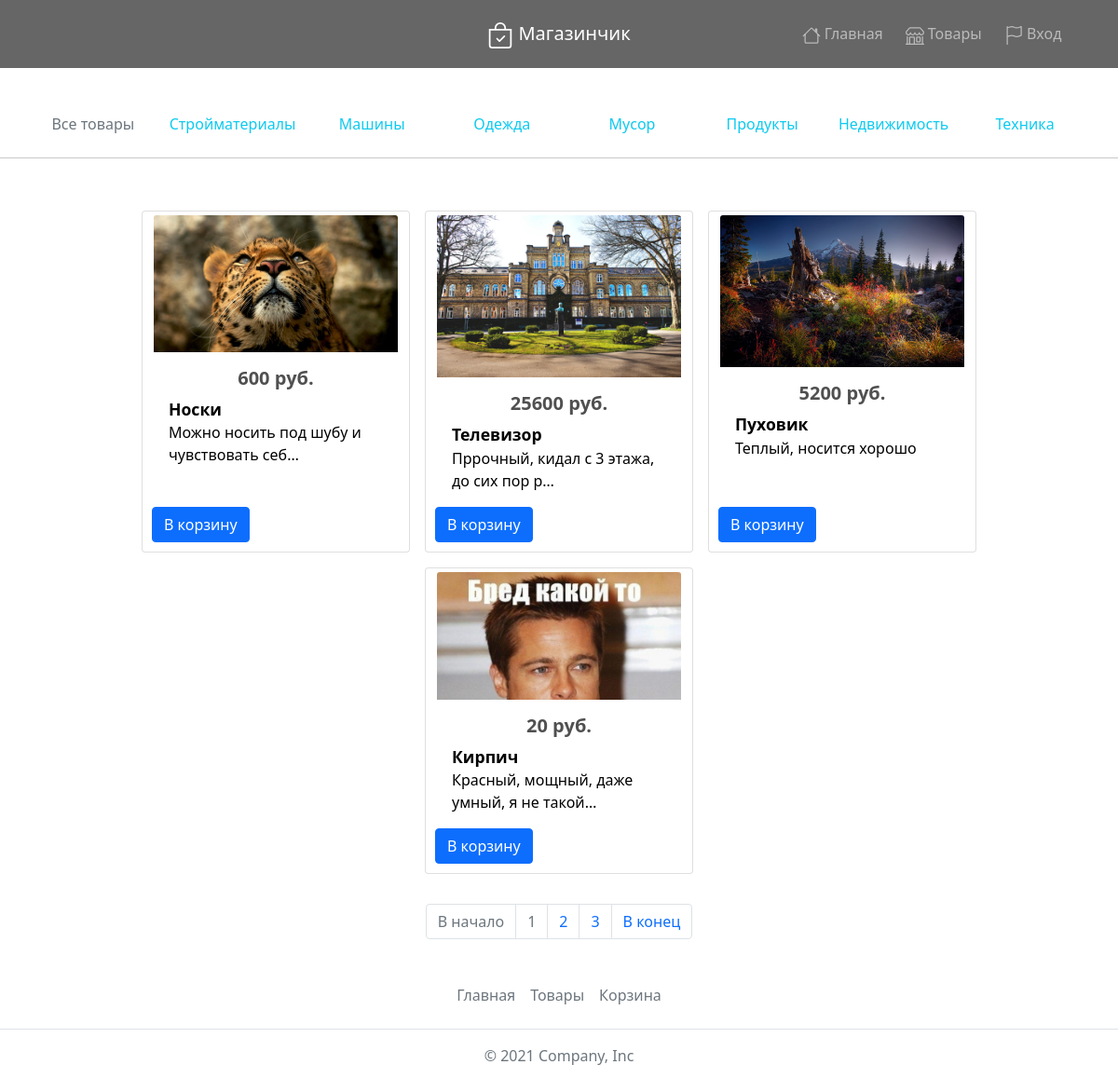
Screenshot of /products/ with the database file from the repository.
### main/models.py (models this page shows, shortened)
class CategoryProductModel(models.Model):
    name = models.CharField(max_length=255, verbose_name="Название категории")
    slug = models.SlugField(max_length=255, unique=True, db_index=True, verbose_name="URL")
    def __str__(self):
        return self.name
    def get_absolute_url(self):
        return reverse('category_products', kwargs={'category_slug': self.slug})
    class Meta:
        verbose_name = 'Категория продуктов'
        verbose_name_plural = 'Категории продуктов'

class ProductsModel(models.Model):
    name = models.CharField(max_length=255, verbose_name="Наименование товара")
    description = models.TextField(blank=True, verbose_name="Описание товара")
    photo = models.ImageField(upload_to="photo/%Y/%m/%d", blank=True, verbose_name="Путь до фото товара")
    price = models.IntegerField(verbose_name="Цена товара")
    category = models.ForeignKey(to="CategoryProductModel", on_delete=models.PROTECT, verbose_name="Категория товара")
    def get_absolute_url(self):
        return reverse('product', kwargs={'category_slug': CategoryProductModel.objects.get(name=self.category).slug,
                                          'product_id': self.pk})
    class Meta:
        verbose_name = 'Продукт'
        verbose_name_plural = 'Продукты'

### main/views.py (the view)
# urls.py: path('products/', ShopView.as_view(), name='products'),
class ShopView(ShopMixin, ListView):
    model = ProductsModel
    template_name = 'main/products.html'
    context_object_name = 'products'
    def get_context_data(self, *, object_list=None, **kwargs):
        context = super().get_context_data(**kwargs)
        shop_context = self.get_shop_context(title='Товары')
        return context | shop_context

### main/services/products.py (called while the page is built)
def get_products_from_user_pk(user_pk):
    products = [i.product_id for i in CartModel.objects.filter(user_id=user_pk)]
    return ProductsModel.objects.filter(pk__in=products)

### main/utils.py (called while the page is built)
    def get_shop_context(self, **kwargs):
        context = kwargs
        context['menu'] = CategoryProductModel.objects.all()
        context['product_in_cart'] = get_products_from_user_pk(self.request.user.pk)
        if 'active' not in context:
            context['active'] = 0
        return context

    def get(self, request, *args, **kwargs):
        if request.GET and 'user' in request.GET and 'product' in request.GET:
            add_product_to_cart(request.GET['user'], request.GET['product'])
        return super().get(request, *args, **kwargs)

### main/templates/main/products.html (shortened to what this page needs)
{% extends 'main/base.html' %}
{% block content %}
<div class="container">
    <div class="row pb-2 mt-5 text-center">
        <div class="col-md col-sm-12">
            {% if active == 0 %}
            <span style="text-decoration: none; color: #6c757d;">
                Все товары
            </span>
            {% else %}
            <a href="{% url 'products' %}" style="text-decoration: none; color:#0dcaf0;">
                Все товары
            </a>
            {% endif %}
        </div>
        {% for el in menu %}
        <div class="col-md col-sm-12">
            {% if el.pk != active %}
            <a href="{{ el.get_absolute_url }}" style="text-decoration: none; color:#0dcaf0;">
                {{ el.name }}
            </a>
            {% else %}
            <span style="text-decoration: none; color: #6c757d;">
                {{ el.name }}
            </span>
            {% endif %}
        </div>
        {% endfor %}
    </div>
</div>
<hr>
<div class="container mt-5">
    <div class="row justify-content-center">
        {% for el in products %}
        <div class="card col-lg-4 col-md-6 col-sm-12 m-2 justify-content-between" style="width: 18rem;">
            <a href="{{ el.get_absolute_url }}">
                {% if el.photo %}
                <img src="{{ el.photo.url }}" class="card-img-top mt-1" alt="Товар">
                {% else %}
                <img src="#" class="card-img-top mt-1" alt="Товар">
                {% endif %}
            </a>
            <div class="card-body mb-5" style="max-height: 170px;">
                <a href="{{ el.get_absolute_url }}" style="color: rgb(80, 80, 80); text-decoration: none;">
                    <h5 class="card-title text-center" style="font-weight: bold;">{{ el.price }} руб.</h5>
                </a>
                <a href="{{ el.get_absolute_url }}" style="color: black; text-decoration: none;">
                    <span style="font-size: 1.1em; font-weight: 700;">{{ el.name }}</span>
                    <p class="card-text">{{ el.description|truncatechars:40 }}</p>
                </a>
            </div>
            {% if request.user.is_authenticated %}
                {% if el in product_in_cart %}
                <a href="" class="btn btn-secondary position-absolute" style="bottom: 10px; left: 10px;">В корзину</a>
                {% else %}
                    {% if request.GET.page %}
                    <a href="?user={{ request.user.pk }}&product={{ el.pk }}&page={{ request.GET.page }}" class="btn btn-primary position-absolute" style="bottom: 10px; left: 10px;">В корзину</a>
                    {% else %}
                    <a href="?user={{ request.user.pk }}&product={{ el.pk }}" class="btn btn-primary position-absolute" style="bottom: 10px; left: 10px;">В корзину</a>
                    {% endif %}
                {% endif %}
            {% else %}
            <a href="{% url 'sign_in' %}" class="btn btn-primary position-absolute" style="bottom: 10px; left: 10px;">В корзину</a>
            {% endif %}
        </div>
        {% endfor %}
    </div>
</div>
{% endblock %}

### main/templates/main/base.html (shortened to what this page needs)
{% load static %}
<!DOCTYPE html>
<html lang="ru">
<head>
    <link rel="stylesheet" href="{% static 'main/css/style.css' %}">
    <link href="https://cdn.jsdelivr.net/npm/bootstrap@5.1.3/dist/css/bootstrap.min.css" rel="stylesheet">
</head>
<body>
    <header class="navbar navbar-expand-md navbar-dark py-3" style="background-color: rgb(102, 102, 102);">
        <div class="container">
            <a href="{% url 'home' %}" class="navbar-brand mx-auto">
                Магазинчик
            </a>
        </div>
        <div class="container">
            <ul class="navbar-nav mx-auto">
                <il class="nav-item"><a href="{% url 'home' %}" class="nav-link">
                    Главная
                </a></il>
                <il class="nav-item px-2"><a href="{% url 'products' %}" class="nav-link">
                    Товары
                </a></il>
                {% if request.user.is_authenticated %}
                <il class="nav-item"><a href="{% url 'cart' %}" class="nav-link">
                    <svg xmlns="http://www.w3.org/2000/svg" width="20" height="20" fill="currentColor" class="bi bi-basket " viewBox="0 0 16 16">
                        <path d="M5.757 1.071a.5.5 0 0 1 .172.686L3.383 6h9.234L10.07 1.757a.5.5 0 1 1 .858-.514L13.783 6H15a1 1 0 0 1 1 1v1a1 1 0 0 1-1 1v4.5a2.5 2.5 0 0 1-2.5 2.5h-9A2.5 2.5 0 0 1 1 13.5V9a1 1 0 0 1-1-1V7a1 1 0 0 1 1-1h1.217L5.07 1.243a.5.5 0 0 1 .686-.172zM2 9v4.5A1.5 1.5 0 0 0 3.5 15h9a1.5 1.5 0 0 0 1.5-1.5V9H2zM1 7v1h14V7H1zm3 3a.5.5 0 0 1 .5.5v3a.5.5 0 0 1-1 0v-3A.5.5 0 0 1 4 10zm2 0a.5.5 0 0 1 .5.5v3a.5.5 0 0 1-1 0v-3A.5.5 0 0 1 6 10zm2 0a.5.5 0 0 1 .5.5v3a.5.5 0 0 1-1 0v-3A.5.5 0 0 1 8 10zm2 0a.5.5 0 0 1 .5.5v3a.5.5 0 0 1-1 0v-3a.5.5 0 0 1 .5-.5zm2 0a.5.5 0 0 1 .5.5v3a.5.5 0 0 1-1 0v-3a.5.5 0 0 1 .5-.5z"/>
                    </svg>
                    Корзина
                </a></il>
                <il class="nav-item"><a href="{% url 'profile' %}" class="nav-link">
                    <svg xmlns="http://www.w3.org/2000/svg" width="16" height="16" fill="currentColor" class="bi bi-cast" viewBox="0 0 16 16">
                        <path d="m7.646 9.354-3.792 3.792a.5.5 0 0 0 .353.854h7.586a.5.5 0 0 0 .354-.854L8.354 9.354a.5.5 0 0 0-.708 0z"/>
                        <path d="M11.414 11H14.5a.5.5 0 0 0 .5-.5v-7a.5.5 0 0 0-.5-.5h-13a.5.5 0 0 0-.5.5v7a.5.5 0 0 0 .5.5h3.086l-1 1H1.5A1.5 1.5 0 0 1 0 10.5v-7A1.5 1.5 0 0 1 1.5 2h13A1.5 1.5 0 0 1 16 3.5v7a1.5 1.5 0 0 1-1.5 1.5h-2.086l-1-1z"/>
                    </svg>
                    Профиль
                </a></il>
                <il class="nav-item"><a href="{% url 'sign_out' %}" class="nav-link">
                    <svg xmlns="http://www.w3.org/2000/svg" width="16" height="16" fill="currentColor" class="bi bi-x-square" viewBox="0 0 16 16">
                        <path d="M14 1a1 1 0 0 1 1 1v12a1 1 0 0 1-1 1H2a1 1 0 0 1-1-1V2a1 1 0 0 1 1-1h12zM2 0a2 2 0 0 0-2 2v12a2 2 0 0 0 2 2h12a2 2 0 0 0 2-2V2a2 2 0 0 0-2-2H2z"/>
                        <path d="M4.646 4.646a.5.5 0 0 1 .708 0L8 7.293l2.646-2.647a.5.5 0 0 1 .708.708L8.707 8l2.647 2.646a.5.5 0 0 1-.708.708L8 8.707l-2.646 2.647a.5.5 0 0 1-.708-.708L7.293 8 4.646 5.354a.5.5 0 0 1 0-.708z"/>
                    </svg>
                    Выход
                </a></il>
                {% else %}
                <il class="nav-item"><a href="{% url 'sign_in' %}" class="nav-link">
                    Вход
                </a></il>
                {% endif %}
            </ul>
        </div>
    </header>
    {% block content %}
    {% endblock %}
    {% if page_obj.has_other_pages %}
    <nav class="mt-4">
        <ul class="pagination justify-content-center">
            {% if page_obj.has_previous %}
            <li class="page-item">
                <a class="page-link" href="?page=1">В начало</a>
            </li>
            {% else %}
            <li class="page-item disabled">
                <a class="page-link" href="" tabindex="-1" aria-disabled="true">В начало</a>
            </li>
            {% endif %}
            {% for p in paginator.page_range %}
            {% if page_obj.number == p %}
            <li class="page-item disabled"><a class="page-link" href="" tabindex="-1" aria-disabled="true">{{ p }}</a></li>
            {% elif p >= page_obj.number|add:-2 and p <= page_obj.number|add:+2 %}
            <li class="page-item"><a class="page-link" href="?page={{ p }}">{{ p }}</a></li>
            {% endif %}
            {% endfor %}
            {% if page_obj.has_next %}
            <li class="page-item">
                <a class="page-link" href="?page={{ paginator.num_pages }}">В конец</a>
            </li>
            {% else %}
            <li class="page-item disabled">
                <a class="page-link" href="" tabindex="-1" aria-disabled="true">В конец</a>
            </li>
            {% endif %}
        </ul>
      </nav>
    {% endif %}
    <footer class="py-3 my-4">
        <ul class="nav justify-content-center border-bottom pb-3 mb-3">
          <li class="nav-item"><a href="{% url 'home' %}" class="nav-link px-2 text-muted">Главная</a></li>
          <li class="nav-item"><a href="{% url 'products' %}" class="nav-link px-2 text-muted">Товары</a></li>
          <li class="nav-item"><a href="{% url 'cart' %}" class="nav-link px-2 text-muted">Корзина</a></li>
        </ul>
        <p class="text-center text-muted">© 2021 Company, Inc</p>
    </footer>
</body>
</html>

### main/static/main/css/style.css (style rules this page uses)
li { list-style-type: none; }

### rows the page displays
CategoryProductModel: name "Стройматериалы"
CategoryProductModel: name "Машины"
CategoryProductModel: name "Одежда"
CategoryProductModel: name "Мусор"
CategoryProductModel: name "Продукты"
CategoryProductModel: name "Недвижимость"
CategoryProductModel: name "Техника"
ProductsModel: photo (picture), price "600", name "Носки", description "Можно носить под шубу и чувствовать себ…"
ProductsModel: photo (picture), price "25600", name "Телевизор", description "Пррочный, кидал с 3 этажа, до сих пор р…"
ProductsModel: photo (picture), price "5200", name "Пуховик", description "Теплый, носится хорошо"
ProductsModel: photo (picture), price "20", name "Кирпич", description "Красный, мощный, даже умный, я не такой…"

### other values shown
{{ p }} "1"
{{ p }} "2" "3"
